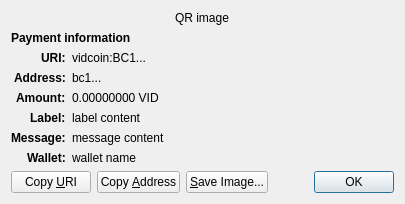
<?xml version="1.0" encoding="UTF-8"?>
<ui version="4.0">
 <class>ReceiveRequestDialog</class>
 <widget class="QDialog" name="ReceiveRequestDialog">
  <property name="geometry">
   <rect>
    <x>0</x>
    <y>0</y>
    <width>413</width>
    <height>229</height>
   </rect>
  </property>
  <property name="windowTitle">
   <string>Request payment to ...</string>
  </property>
  <layout class="QGridLayout" name="gridLayout" columnstretch="0,1">
   <property name="sizeConstraint">
    <enum>QLayout::SetFixedSize</enum>
   </property>
   <item row="0" column="0" colspan="2" alignment="Qt::AlignHCenter">
    <widget class="QRImageWidget" name="qr_code">
     <property name="text">
      <string notr="true">QR image</string>
     </property>
     <property name="textInteractionFlags">
      <set>Qt::NoTextInteraction</set>
     </property>
    </widget>
   </item>
   <item row="1" column="0" colspan="2">
    <widget class="QLabel" name="payment_header">
     <property name="font">
      <font>
       <weight>75</weight>
       <bold>true</bold>
      </font>
     </property>
     <property name="text">
      <string>Payment information</string>
     </property>
     <property name="textInteractionFlags">
      <set>Qt::NoTextInteraction</set>
     </property>
    </widget>
   </item>
   <item row="2" column="0" alignment="Qt::AlignRight|Qt::AlignTop">
    <widget class="QLabel" name="uri_tag">
     <property name="font">
      <font>
       <weight>75</weight>
       <bold>true</bold>
      </font>
     </property>
     <property name="text">
      <string notr="true">URI:</string>
     </property>
     <property name="textFormat">
      <enum>Qt::PlainText</enum>
     </property>
     <property name="textInteractionFlags">
      <set>Qt::NoTextInteraction</set>
     </property>
    </widget>
   </item>
   <item row="2" column="1" alignment="Qt::AlignTop">
    <widget class="QLabel" name="uri_content">
     <property name="text">
      <string notr="true">vidcoin:BC1...</string>
     </property>
     <property name="textFormat">
      <enum>Qt::RichText</enum>
     </property>
     <property name="wordWrap">
      <bool>true</bool>
     </property>
     <property name="textInteractionFlags">
      <set>Qt::TextSelectableByMouse</set>
     </property>
    </widget>
   </item>
   <item row="3" column="0" alignment="Qt::AlignRight|Qt::AlignTop">
    <widget class="QLabel" name="address_tag">
     <property name="font">
      <font>
       <weight>75</weight>
       <bold>true</bold>
      </font>
     </property>
     <property name="text">
      <string>Address:</string>
     </property>
     <property name="textInteractionFlags">
      <set>Qt::NoTextInteraction</set>
     </property>
    </widget>
   </item>
   <item row="3" column="1" alignment="Qt::AlignTop">
    <widget class="QLabel" name="address_content">
     <property name="text">
      <string notr="true">bc1...</string>
     </property>
     <property name="textFormat">
      <enum>Qt::PlainText</enum>
     </property>
     <property name="textInteractionFlags">
      <set>Qt::TextSelectableByMouse</set>
     </property>
    </widget>
   </item>
   <item row="4" column="0" alignment="Qt::AlignRight|Qt::AlignTop">
    <widget class="QLabel" name="amount_tag">
     <property name="font">
      <font>
       <weight>75</weight>
       <bold>true</bold>
      </font>
     </property>
     <property name="text">
      <string>Amount:</string>
     </property>
     <property name="textInteractionFlags">
      <set>Qt::NoTextInteraction</set>
     </property>
    </widget>
   </item>
   <item row="4" column="1" alignment="Qt::AlignTop">
    <widget class="QLabel" name="amount_content">
     <property name="text">
      <string notr="true">0.00000000 VID</string>
     </property>
     <property name="textFormat">
      <enum>Qt::PlainText</enum>
     </property>
     <property name="textInteractionFlags">
      <set>Qt::TextSelectableByMouse</set>
     </property>
    </widget>
   </item>
   <item row="5" column="0" alignment="Qt::AlignRight|Qt::AlignTop">
    <widget class="QLabel" name="label_tag">
     <property name="font">
      <font>
       <weight>75</weight>
       <bold>true</bold>
      </font>
     </property>
     <property name="text">
      <string>Label:</string>
     </property>
     <property name="textInteractionFlags">
      <set>Qt::NoTextInteraction</set>
     </property>
    </widget>
   </item>
   <item row="5" column="1" alignment="Qt::AlignTop">
    <widget class="QLabel" name="label_content">
     <property name="text">
      <string notr="true">label content</string>
     </property>
     <property name="textFormat">
      <enum>Qt::PlainText</enum>
     </property>
     <property name="wordWrap">
      <bool>true</bool>
     </property>
     <property name="textInteractionFlags">
      <set>Qt::TextSelectableByMouse</set>
     </property>
    </widget>
   </item>
   <item row="6" column="0" alignment="Qt::AlignRight|Qt::AlignTop">
    <widget class="QLabel" name="message_tag">
     <property name="font">
      <font>
       <weight>75</weight>
       <bold>true</bold>
      </font>
     </property>
     <property name="text">
      <string>Message:</string>
     </property>
     <property name="textInteractionFlags">
      <set>Qt::NoTextInteraction</set>
     </property>
    </widget>
   </item>
   <item row="6" column="1" alignment="Qt::AlignTop">
    <widget class="QLabel" name="message_content">
     <property name="text">
      <string notr="true">message content</string>
     </property>
     <property name="textFormat">
      <enum>Qt::PlainText</enum>
     </property>
     <property name="wordWrap">
      <bool>true</bool>
     </property>
     <property name="textInteractionFlags">
      <set>Qt::TextSelectableByMouse</set>
     </property>
    </widget>
   </item>
   <item row="7" column="0" alignment="Qt::AlignRight|Qt::AlignTop">
    <widget class="QLabel" name="wallet_tag">
     <property name="font">
      <font>
       <weight>75</weight>
       <bold>true</bold>
      </font>
     </property>
     <property name="text">
      <string>Wallet:</string>
     </property>
     <property name="textInteractionFlags">
      <set>Qt::NoTextInteraction</set>
     </property>
    </widget>
   </item>
   <item row="7" column="1" alignment="Qt::AlignTop">
    <widget class="QLabel" name="wallet_content">
     <property name="text">
      <string notr="true">wallet name</string>
     </property>
     <property name="textFormat">
      <enum>Qt::PlainText</enum>
     </property>
     <property name="wordWrap">
      <bool>true</bool>
     </property>
     <property name="textInteractionFlags">
      <set>Qt::TextSelectableByMouse</set>
     </property>
    </widget>
   </item>
   <item row="8" column="0" colspan="2">
    <layout class="QHBoxLayout" name="horizontalLayout">
     <item>
      <widget class="QPushButton" name="btnCopyURI">
       <property name="text">
        <string>Copy &amp;URI</string>
       </property>
       <property name="autoDefault">
        <bool>false</bool>
       </property>
      </widget>
     </item>
     <item>
      <widget class="QPushButton" name="btnCopyAddress">
       <property name="text">
        <string>Copy &amp;Address</string>
       </property>
       <property name="autoDefault">
        <bool>false</bool>
       </property>
      </widget>
     </item>
     <item>
      <widget class="QPushButton" name="btnSaveAs">
       <property name="text">
        <string>&amp;Save Image...</string>
       </property>
       <property name="autoDefault">
        <bool>false</bool>
       </property>
      </widget>
     </item>
     <item>
      <spacer name="horizontalSpacer_2">
       <property name="orientation">
        <enum>Qt::Horizontal</enum>
       </property>
       <property name="sizeHint" stdset="0">
        <size>
         <width>40</width>
         <height>20</height>
        </size>
       </property>
      </spacer>
     </item>
     <item>
      <widget class="QDialogButtonBox" name="buttonBox">
       <property name="focusPolicy">
        <enum>Qt::StrongFocus</enum>
       </property>
       <property name="standardButtons">
        <set>QDialogButtonBox::Ok</set>
       </property>
      </widget>
     </item>
    </layout>
   </item>
  </layout>
 </widget>
 <customwidgets>
  <customwidget>
   <class>QRImageWidget</class>
   <extends>QLabel</extends>
   <header>qt/qrimagewidget.h</header>
  </customwidget>
 </customwidgets>
 <tabstops>
  <tabstop>buttonBox</tabstop>
  <tabstop>btnCopyURI</tabstop>
  <tabstop>btnCopyAddress</tabstop>
  <tabstop>btnSaveAs</tabstop>
 </tabstops>
 <resources/>
 <connections>
  <connection>
   <sender>buttonBox</sender>
   <signal>accepted()</signal>
   <receiver>ReceiveRequestDialog</receiver>
   <slot>accept()</slot>
   <hints>
    <hint type="sourcelabel">
     <x>135</x>
     <y>230</y>
    </hint>
    <hint type="destinationlabel">
     <x>135</x>
     <y>126</y>
    </hint>
   </hints>
  </connection>
 </connections>
</ui>
